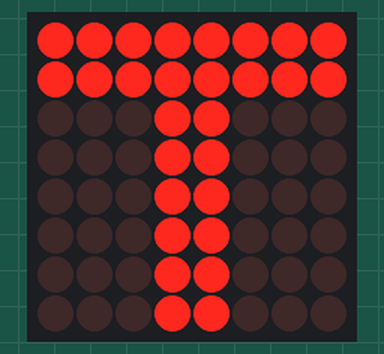
This sketch was run on a simulated Arduino Mega 2560, built with avr-gcc and run on an emulated ATmega2560. Parts: 8×8 LED matrix.

Above: at 0.1 s.

The sketch:

dreawwwwwwww.ino
```cpp
// Use the MD_MAX72XX library to display a Pacman animation
#include <MD_MAX72xx.h>
#include <SPI.h>

#define HARDWARE_TYPE MD_MAX72XX::PAROLA_HW
#define MAX_DEVICES 1
#define DATA_PIN  23  // or MOSI
#define CLK_PIN   18  // or SCK
#define CS_PIN    5  // or SS

MD_MAX72XX mx = MD_MAX72XX(HARDWARE_TYPE, CS_PIN, MAX_DEVICES);                      // SPI hardware interface

void setup() {
  mx.begin();

}

void loop(void) {
  mx.setColumn(0, 0x03);
  mx.setColumn(1, 0x03);
  mx.setColumn(2, 0x03);
  mx.setColumn(5, 0x03);
  mx.setColumn(6, 0x03);
  mx.setColumn(7, 0x03);
  mx.setColumn(3, 0xFF);
  mx.setColumn(3, 0xFF);
  mx.setColumn(4, 0xFF);
}
```
